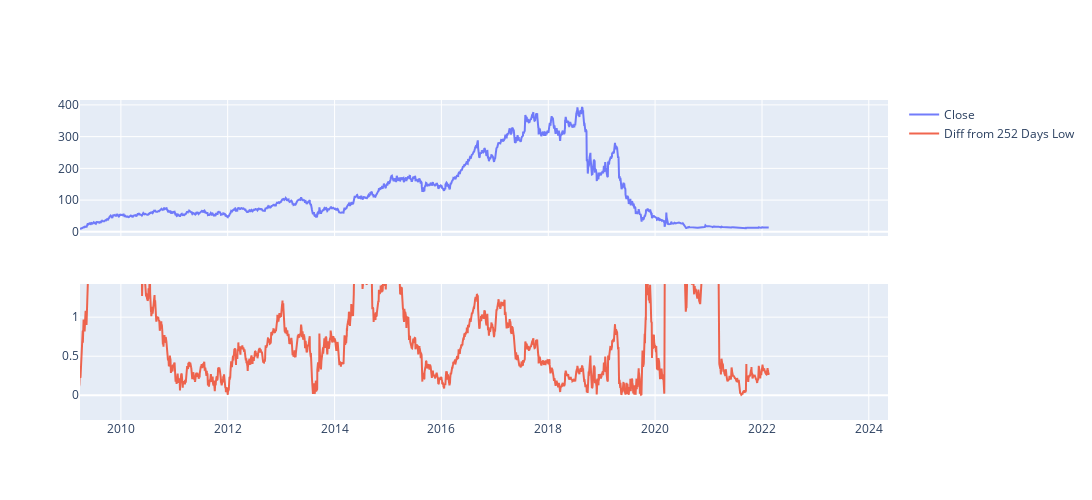

Here is the notebook cell this chart was saved with:
### Code cell
fig = make_subplots(rows=2, cols=1,shared_xaxes=True)
trace1 = go.Scatter(x=tempdf.index,y=tempdf['Close'],name='Close',mode='lines',opacity=0.9)
trace2 = go.Scatter(x=tempdf.index,y=tempdf['%diff'],name='Diff from 252 Days Low',mode='lines',opacity=0.9)
fig.append_trace(trace1, 1, 1)
fig.append_trace(trace2, 2, 1)
fig.update_traces(dict(marker_line_width=0))
fig.update_layout(autosize=False,width=1200,height=500,paper_bgcolor="white",barmode='overlay',hovermode="closest")

fig.show()

### Figure 1 — Plotly figure (JSON) as saved in the notebook; plotly's stock layout.template omitted (floating-point values rounded to 4 significant figures; data arrays with more than 128 entries replaced by an {"elided": "..."} marker saying what was removed)
{"data": [{"marker": {"line": {"width": 0}}, "mode": "lines", "name": "Close", "opacity": 0.9, "type": "scatter", "x": {"elided": "3730 str values"}, "xaxis": "x", "y": {"elided": "3730 float values"}, "yaxis": "y"}, {"marker": {"line": {"width": 0}}, "mode": "lines", "name": "Diff from 252 Days Low", "opacity": 0.9, "type": "scatter", "x": {"elided": "3730 str values"}, "xaxis": "x2", "y": {"elided": "3730 float values"}, "yaxis": "y2"}], "layout": {"autosize": false, "barmode": "overlay", "dragmode": "pan", "height": 500, "hovermode": "closest", "paper_bgcolor": "white", "width": 1200, "xaxis": {"anchor": "y", "autorange": false, "domain": [0, 1], "matches": "x2", "range": ["2009-03-27 10:02:31.8313", "2024-05-11 10:02:31.8313"], "showticklabels": false, "type": "date"}, "xaxis2": {"anchor": "y2", "autorange": false, "domain": [0, 1], "range": ["2009-03-27 10:02:31.8313", "2024-05-11 10:02:31.8313"], "type": "date"}, "yaxis": {"anchor": "x", "autorange": true, "domain": [0.575, 1], "range": [-13.11, 415.4], "type": "linear"}, "yaxis2": {"anchor": "x2", "autorange": false, "domain": [0, 0.425], "range": [-0.3168, 1.424], "type": "linear"}}}
